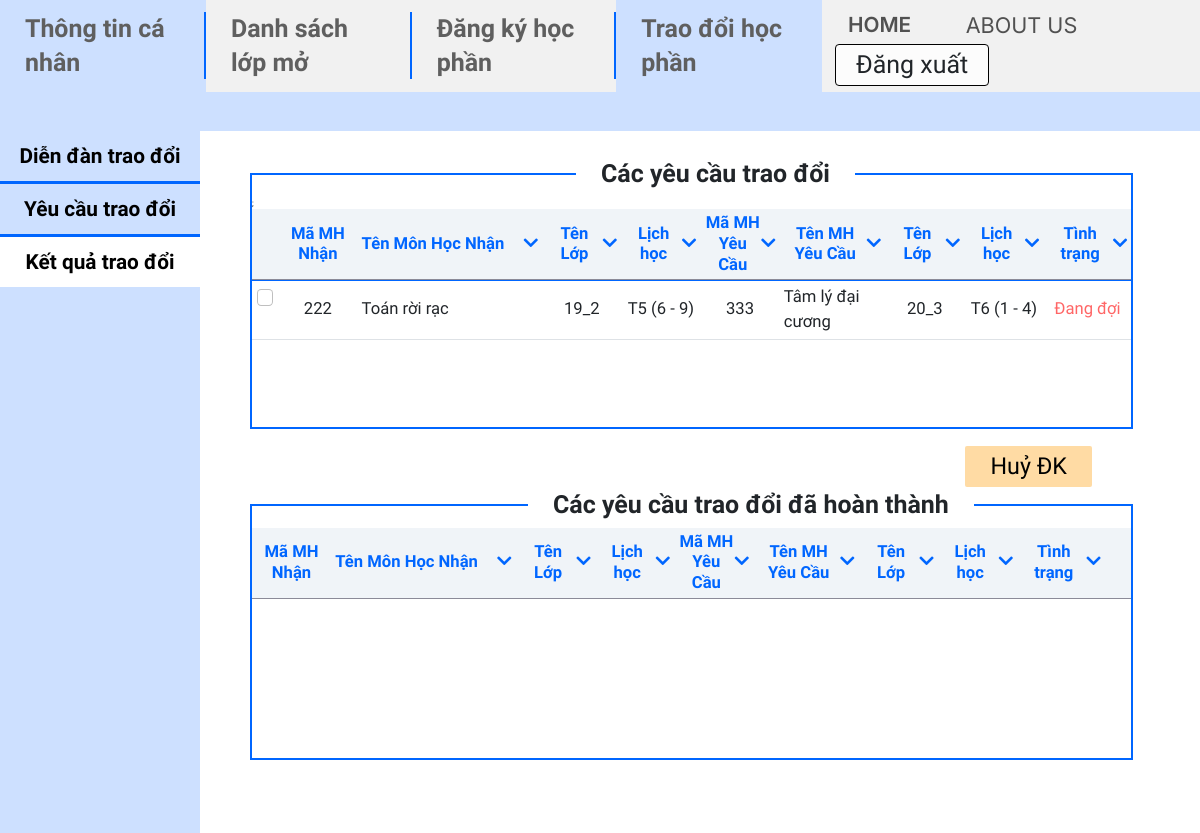
/mvc/views/ExchangeResult.php (signed in), run on the app's committed database.
### tables this page shows
CREATE TABLE `trade` (
  `trade_ID` int(11) NOT NULL,
  `period_id` int(11) NOT NULL,
  `course_id` int(11) NOT NULL,
  `class_id` int(11) NOT NULL,
  `student_id` int(11) NOT NULL,
  `target_course_id` int(11) NOT NULL,
  `target_class_id` int(11) NOT NULL,
  `student2_id` int(11) DEFAULT NULL,
  `state` int(11) DEFAULT NULL
);

CREATE TABLE `course` (
  `ID` int(11) NOT NULL,
  `name` varchar(100) NOT NULL,
  `credits` int(11) NOT NULL,
  `faculty` int(11) DEFAULT NULL
);

CREATE TABLE `class` (
  `ID` int(11) NOT NULL,
  `name` varchar(45) NOT NULL,
  `school_year` year(4) NOT NULL,
  `faculty` int(11) NOT NULL
);

CREATE TABLE `day` (
  `num` int(11) NOT NULL,
  `name` varchar(45) NOT NULL
);

CREATE TABLE `available_course_info` (
  `period_id` int(11) NOT NULL,
  `course_id` int(11) NOT NULL,
  `class_id` int(11) NOT NULL,
  `room` varchar(45) NOT NULL,
  `max_student` int(11) NOT NULL,
  `start_period` int(11) NOT NULL,
  `end_period` int(11) NOT NULL,
  `start_date` datetime DEFAULT NULL,
  `day` int(11) DEFAULT NULL
);

### mvc/views/ExchangeResult.php (the view, shortened to what this page needs)
<?php
include "../config/db_connect.php";
$student_id = $_SESSION['student_id'];
$sql = "SELECT t.trade_id, co1.ID AS course1_id, co1.name AS course1_name, cl1.name AS class_name1, co1.credits AS course1_cre, d1.name AS day_name1, aci1.start_period AS course1_start, aci1.end_period AS course1_end,
        co2.ID AS course2_id, co2.name AS course2_name, cl2.name AS class_name2, co2.credits AS course2_cre, d2.name AS day_name2, aci2.start_period AS course2_start, aci2.end_period AS course2_end
FROM trade t
INNER JOIN course co1 ON t.course_id = co1.ID
INNER JOIN available_course_info aci1 ON t.period_id = aci1.period_id AND t.course_id = aci1.course_id AND t.class_id = aci1.class_id
INNER JOIN class cl1 ON cl1.ID = aci1.class_id
INNER JOIN day d1 on d1.num = aci1.day
INNER JOIN course co2 ON t.target_course_id = co2.ID
INNER JOIN available_course_info aci2 ON t.period_id = aci2.period_id AND t.target_course_id = aci2.course_id AND t.target_class_id = aci2.class_id
INNER JOIN class cl2 ON cl2.ID = aci2.class_id
INNER JOIN day d2 on d2.num = aci2.day
WHERE t.state IS NULL AND t.student_id = " . $student_id;
$query = $conn->query($sql);
$query->setFetchMode(PDO::FETCH_ASSOC);
?>
<!DOCTYPE html>
<html lang="en">
<head>
  <link href="https://cdn.jsdelivr.net/npm/bootstrap@5.2.3/dist/css/bootstrap.min.css" rel="stylesheet" />
  <link rel="stylesheet" href="https://cdnjs.cloudflare.com/ajax/libs/font-awesome/5.15.3/css/all.min.css">
  <link rel="stylesheet" href="../../public/css/ExchangeResult.css" />
</head>
<body>
  <div class="container-fluid" style="padding: 0 !important">
    <div id="rectangle" style="width:100%; height:4.8rem; background-color: #CDE0FF"></div>
    <div class="row h-100" style="margin: 0!important">
      <div class="col-2 bg-primary" style="padding: 0px !important">
        <div class="list-group-flush">
          <a href="./Exchange.php" class="list-group-item list-group-item-action left-exchange">Diễn đàn trao đổi</a>
          <a href="./Demand.php" class="list-group-item list-group-item-action left-demand">Yêu cầu trao đổi</a>
          <a href="./ExchangeResult.php" class="list-group-item list-group-item-action left-result">Kết quả trao đổi</a>
        </div>
      </div>
      <div class="col-10 pane" style="padding: 0px !important">
        <div class="container-fluid" style="padding: 5rem 8rem 4rem 6rem!important;">
          <form action="../controllers/demand-cancel.php" class="trade" method="post">
            <div class="container-table" style="height: 32vh">
              <div class="table-responsive" style="width: 100%; height: 100%">
                <h2 class="table-label1">Các yêu cầu trao đổi</h2>
                <table class="table table-responsive table-hover">
                  <thead>
                    <tr>
                      <th style="width: 3%"></th>
                      <th style="width: 9%">Mã MH<br>Nhận</th>
                      <th style="width: 21%">
                        <div style="display:flex; align-items:center; justify-content: center">
                          <div style="margin-left: 0;">Tên Môn Học Nhận</div>
                          <div style="margin-left: auto"><i class="fa fa-chevron-down"></i></div>
                        </div>
                      </th>
                      <th style="width: 9%">
                        <div style="display:flex; align-items:center; justify-content: center">
                          <div style="margin-left: auto">Tên Lớp</div>
                          <div style="margin-left: auto"><i class="fa fa-chevron-down"></i></div>
                        </div>
                      </th>
                      <th style="width: 9%">
                        <div style="display:flex; align-items:center; justify-content: center">
                          <div style="margin-left: auto">Lịch học</div>
                          <div style="margin-left: auto"><i class="fa fa-chevron-down"></i></div>
                        </div>
                      </th>
                      <th style="width: 9%">
                        <div style="display:flex; align-items:center; justify-content: center">
                          <div style="margin-left: auto">Mã MH<br>Yêu Cầu</div>
                          <div style="margin-left: auto"><i class="fa fa-chevron-down"></i></div>
                        </div>
                      <th style="width: 12%">
                        <div style="display:flex; align-items:center; justify-content: center">
                          <div style="margin-left: auto">Tên MH<br>Yêu Cầu</div>
                          <div style="margin-left: auto"><i class="fa fa-chevron-down"></i></div>
                        </div>
                      </th>
                      <th style="width: 9%">
                        <div style="display: flex; align-items: center; justify-content: center">
                          <div style="margin-left: auto">Tên Lớp</div>
                          <div style="margin-left: auto"><i class="fa fa-chevron-down"></i></div>
                        </div>
                      </th>
                      <th style="width: 9%">
                        <div style="display:flex; align-items:center; justify-content: center">
                          <div style="margin-left: auto">Lịch học</div>
                          <div style="margin-left: auto"><i class="fa fa-chevron-down"></i></div>
                        </div>
                      </th>
                      <th style="width: 10%">
                        <div style="display:flex; align-items:center; justify-content: center">
                          <div style="margin-left: auto">Tình trạng</div>
                          <div style="margin-left: auto"><i class="fa fa-chevron-down"></i></div>
                        </div>
                      </th>
                    </tr>
                  </thead>
                  <tbody>
                    <?php while ($row = $query->fetch()) { ?>
                      <tr>
                        <td><input class="form-check-input" type="checkbox" name="select-cancel[]" value=<?php echo $row['trade_id']; ?> />&nbsp</td>
                        <td><?php echo $row['course1_id']; ?></td>
                        <td style="text-align: left">
                          <?php echo $row['course1_name']; ?></td>
                          <td><?php echo $row['class_name1']; ?></td>
                          <td><?php echo $row['day_name1'] . ' (' . $row['course1_start'] . ' - ' . $row['course1_end'] . ')'; ?></td>
                          <td><?php echo $row['course2_id']; ?></td>
                          <td style="text-align: left">
                            <?php echo $row['course2_name']; ?></td>
                          <td><?php echo $row['class_name2']; ?></td>
                          <td><?php echo $row['day_name2'] . ' (' . $row['course2_start'] . ' - ' . $row['course2_end'] . ')'; ?></td>
                        <td style="color: #FF6666">Đang đợi</td>;
                      </tr>
                    <?php } ?>
                  </tbody>
                </table>
              </div>
            </div>
            <button type="submit" name="cancel" class="btn-cancel">Huỷ ĐK</button>
          </form>
          <div class="container-table" style="height: 32vh; margin-top: 9rem">
            <div class="table-responsive" style="width: 100%; height: 100%">
              <h2 class="table-label2">Các yêu cầu trao đổi đã hoàn thành</h2>
              <table class="table table-responsive table-hover">
                <thead>
                  <tr>
                    <th style="width: 9%">Mã MH<br>Nhận</th>
                    <th style="width: 21%">
                      <div style="display:flex; align-items:center; justify-content: center">
                        <div style="margin-left: 0;">Tên Môn Học Nhận</div>
                        <div style="margin-left: auto"><i class="fa fa-chevron-down"></i></div>
                      </div>
                    </th>
                    <th style="width: 9%">
                      <div style="display:flex; align-items:center; justify-content: center">
                        <div style="margin-left: auto">Tên Lớp</div>
                        <div style="margin-left: auto"><i class="fa fa-chevron-down"></i></div>
                      </div>
                    </th>
                    <th style="width: 9%">
                      <div style="display:flex; align-items:center; justify-content: center">
                        <div style="margin-left: auto">Lịch học</div>
                        <div style="margin-left: auto"><i class="fa fa-chevron-down"></i></div>
                      </div>
                    </th>
                    <th style="width: 9%">
                      <div style="display:flex; align-items:center; justify-content: center">
                        <div style="margin-left: auto">Mã MH<br>Yêu Cầu</div>
                        <div style="margin-left: auto"><i class="fa fa-chevron-down"></i></div>
                      </div>
                    <th style="width: 12%">
                      <div style="display:flex; align-items:center; justify-content: center">
                        <div style="margin-left: auto">Tên MH<br>Yêu Cầu</div>
                        <div style="margin-left: auto"><i class="fa fa-chevron-down"></i></div>
                      </div>
                    </th>
                    <th style="width: 9%">
                      <div style="display: flex; align-items: center; justify-content: center">
                        <div style="margin-left: auto">Tên Lớp</div>
                        <div style="margin-left: auto"><i class="fa fa-chevron-down"></i></div>
                      </div>
                    </th>
                    <th style="width: 9%">
                      <div style="display:flex; align-items:center; justify-content: center">
                        <div style="margin-left: auto">Lịch học</div>
                        <div style="margin-left: auto"><i class="fa fa-chevron-down"></i></div>
                      </div>
                    </th>
                    <th style="width: 10%">
                      <div style="display:flex; align-items:center; justify-content: center">
                        <div style="margin-left: auto">Tình trạng</div>
                        <div style="margin-left: auto"><i class="fa fa-chevron-down"></i></div>
                      </div>
                    </th>
                    <th style="width: 3%"></th>
                  </tr>
                </thead>
              </table>
            </div>
          </div>
        </div>
      </div>
    </div>
  </div>
</body>
</html>

### public/css/ExchangeResult.css (style rules this page uses)
.left-result { background-color: white; }
.left-exchange { border: none !important; }
.list-group-item { font-weight: 700; font-size: 2.5rem; line-height: 4rem; padding: 1rem 0 !important; text-align: center; color: black !important; border-top: 1px solid #0066FF; }
.btn-cancel { position: block; vertical-align: bottom; float: right; margin-top: 2rem; margin-bottom: 3rem; margin-right: 5rem; text-align: center; font-weight: 500; font-size: 2.8rem; line-height: 3rem; padding: 1rem 3rem; color: black; border: none; background-color: #FFDBA4; border-radius: 2px; }
.pane { min-height: calc(100vh - 11.8rem); padding: 0 !important; }
.table-label1 { position: absolute; margin-top: -4.5rem; left: 48vw; font-weight: 700; font-size: 3rem; background-color: white; padding: 0 3rem; }
.table-label2 { position: absolute; margin-top: -4.5rem; left: 44vw; font-weight: 700; font-size: 3rem; background-color: white; padding: 0 3rem; }
.container-table { position: block; min-width: 700px; padding: 2.6rem 0 0 0; border: 2px solid #0066FF; }
th { font-weight: 600; font-size: 2rem; line-height: 2.5rem; color: #0066FF; }
thead { position: sticky; position: -webkit-sticky; top: 0; background-color: #F0F4F8; z-index: 999; border-top: none !important; border-bottom: none !important; box-shadow: inset 0 -1px 0 #8B8A98; padding: 2px 0; }
table tbody:nth-of-type(1) tr:nth-of-type(1) td { border-top: none !important; }
td { padding: 1rem 0; }
tr { vertical-align: middle; text-align: center; font-weight: 500; font-size: 2rem; }
.bg-secondary { background-color: #F1F1F1 !important; }
.bg-primary { background-color: #CDE0FF !important; }
body { font-family: 'Cabin', sans-serif; height: 100vh; }
@media screen and (max-width: 2399px) { html { font-size: 62.5% !important; } }
@media screen and (max-width: 1699px) { html { font-size: 52% !important; } }

### mvc/views/ExchangeResult.php (style rules this page uses)
.nav-item.exchange { background-color: #cde0ff !important; }

### data on the page
trade: course.ID "222", course.name "Toán rời rạc", class.name "19_2", day.name "T5", available_course_info.start_period "6", available_course_info.end_period "9", target_course.ID "333", target_course.name "Tâm lý đại cương", target_class.name "20_3", day.name "T6", available_course_info.start_period "1", available_course_info.end_period "4"
